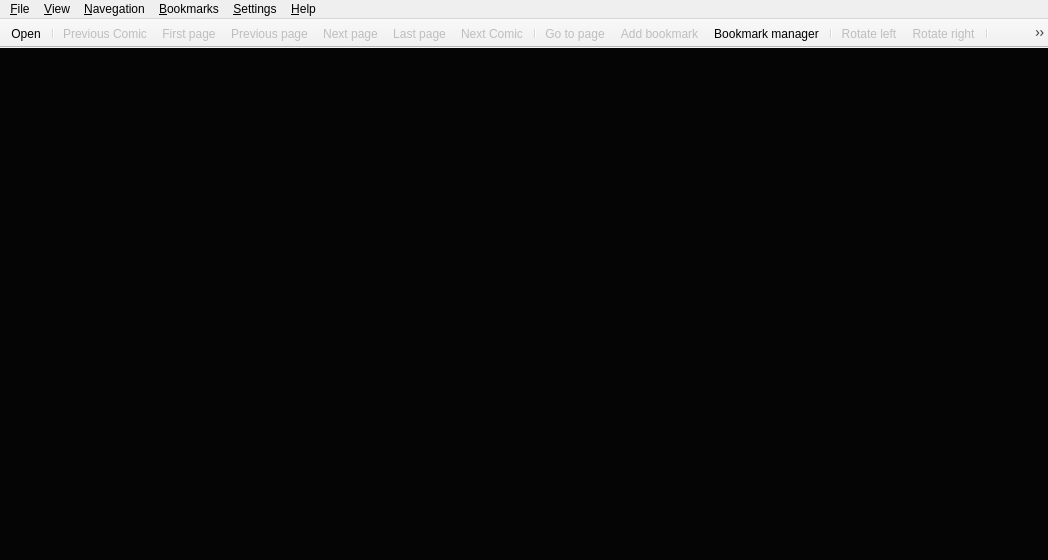
<?xml version="1.0" encoding="UTF-8"?>
<ui version="4.0">
 <author>Michell Stuttgart Faria</author>
 <class>MainWindowView</class>
 <widget class="QMainWindow" name="MainWindowView">
  <property name="geometry">
   <rect>
    <x>0</x>
    <y>0</y>
    <width>1048</width>
    <height>560</height>
   </rect>
  </property>
  <property name="sizePolicy">
   <sizepolicy hsizetype="Expanding" vsizetype="Expanding">
    <horstretch>0</horstretch>
    <verstretch>0</verstretch>
   </sizepolicy>
  </property>
  <property name="baseSize">
   <size>
    <width>0</width>
    <height>3</height>
   </size>
  </property>
  <property name="focusPolicy">
   <enum>Qt::WheelFocus</enum>
  </property>
  <property name="windowTitle">
   <string>Pynocchio Comic Reader</string>
  </property>
  <property name="windowIcon">
   <iconset resource="../../rsc/main_window_view.qrc">
    <normaloff>:/icons/pynocchio_icon_2.png</normaloff>:/icons/pynocchio_icon_2.png</iconset>
  </property>
  <property name="accessibleName">
   <string>Pynocchio Comic Reader</string>
  </property>
  <property name="accessibleDescription">
   <string>The Best Comic Reader</string>
  </property>
  <property name="iconSize">
   <size>
    <width>22</width>
    <height>22</height>
   </size>
  </property>
  <property name="toolButtonStyle">
   <enum>Qt::ToolButtonIconOnly</enum>
  </property>
  <property name="animated">
   <bool>false</bool>
  </property>
  <property name="documentMode">
   <bool>false</bool>
  </property>
  <property name="tabShape">
   <enum>QTabWidget::Rounded</enum>
  </property>
  <property name="dockNestingEnabled">
   <bool>false</bool>
  </property>
  <property name="unifiedTitleAndToolBarOnMac">
   <bool>true</bool>
  </property>
  <widget class="QWidget" name="central_widget">
   <property name="sizePolicy">
    <sizepolicy hsizetype="Preferred" vsizetype="Preferred">
     <horstretch>0</horstretch>
     <verstretch>0</verstretch>
    </sizepolicy>
   </property>
   <property name="autoFillBackground">
    <bool>false</bool>
   </property>
   <layout class="QHBoxLayout" name="horizontalLayout">
    <property name="margin">
     <number>0</number>
    </property>
    <item>
     <widget class="QScrollAreaViewer" name="qscroll_area_viewer">
      <property name="sizePolicy">
       <sizepolicy hsizetype="Expanding" vsizetype="Expanding">
        <horstretch>0</horstretch>
        <verstretch>0</verstretch>
       </sizepolicy>
      </property>
      <property name="focusPolicy">
       <enum>Qt::ClickFocus</enum>
      </property>
      <property name="layoutDirection">
       <enum>Qt::LeftToRight</enum>
      </property>
      <property name="autoFillBackground">
       <bool>false</bool>
      </property>
      <property name="styleSheet">
       <string notr="true">background-color: rgb(5, 5, 5);</string>
      </property>
      <property name="frameShape">
       <enum>QFrame::HLine</enum>
      </property>
      <property name="frameShadow">
       <enum>QFrame::Plain</enum>
      </property>
      <property name="lineWidth">
       <number>0</number>
      </property>
      <property name="verticalScrollBarPolicy">
       <enum>Qt::ScrollBarAlwaysOff</enum>
      </property>
      <property name="horizontalScrollBarPolicy">
       <enum>Qt::ScrollBarAlwaysOff</enum>
      </property>
      <property name="widgetResizable">
       <bool>true</bool>
      </property>
      <property name="alignment">
       <set>Qt::AlignCenter</set>
      </property>
      <widget class="QWidget" name="scroll_area_widget_contents">
       <property name="geometry">
        <rect>
         <x>0</x>
         <y>0</y>
         <width>1048</width>
         <height>507</height>
        </rect>
       </property>
       <layout class="QHBoxLayout" name="horizontalLayout_2">
        <property name="spacing">
         <number>0</number>
        </property>
        <property name="sizeConstraint">
         <enum>QLayout::SetMaximumSize</enum>
        </property>
        <property name="margin">
         <number>0</number>
        </property>
        <item>
         <widget class="QLabel" name="label">
          <property name="sizePolicy">
           <sizepolicy hsizetype="Preferred" vsizetype="Preferred">
            <horstretch>20</horstretch>
            <verstretch>20</verstretch>
           </sizepolicy>
          </property>
          <property name="mouseTracking">
           <bool>false</bool>
          </property>
          <property name="focusPolicy">
           <enum>Qt::ClickFocus</enum>
          </property>
          <property name="layoutDirection">
           <enum>Qt::LeftToRight</enum>
          </property>
          <property name="autoFillBackground">
           <bool>false</bool>
          </property>
          <property name="frameShape">
           <enum>QFrame::NoFrame</enum>
          </property>
          <property name="frameShadow">
           <enum>QFrame::Plain</enum>
          </property>
          <property name="lineWidth">
           <number>0</number>
          </property>
          <property name="midLineWidth">
           <number>0</number>
          </property>
          <property name="text">
           <string/>
          </property>
          <property name="textFormat">
           <enum>Qt::PlainText</enum>
          </property>
          <property name="pixmap">
           <pixmap resource="../../rsc/main_window_view.qrc">:/icons/pynocchio_icon_2.png</pixmap>
          </property>
          <property name="scaledContents">
           <bool>false</bool>
          </property>
          <property name="alignment">
           <set>Qt::AlignCenter</set>
          </property>
          <property name="margin">
           <number>0</number>
          </property>
          <property name="textInteractionFlags">
           <set>Qt::NoTextInteraction</set>
          </property>
         </widget>
        </item>
       </layout>
      </widget>
     </widget>
    </item>
   </layout>
  </widget>
  <widget class="QMenuBar" name="menubar">
   <property name="geometry">
    <rect>
     <x>0</x>
     <y>0</y>
     <width>1048</width>
     <height>23</height>
    </rect>
   </property>
   <property name="sizePolicy">
    <sizepolicy hsizetype="Fixed" vsizetype="Fixed">
     <horstretch>0</horstretch>
     <verstretch>0</verstretch>
    </sizepolicy>
   </property>
   <property name="acceptDrops">
    <bool>false</bool>
   </property>
   <property name="autoFillBackground">
    <bool>false</bool>
   </property>
   <property name="defaultUp">
    <bool>false</bool>
   </property>
   <widget class="QMenu" name="menu_file">
    <property name="title">
     <string>&amp;File</string>
    </property>
    <widget class="QMenu" name="menu_recent_files">
     <property name="title">
      <string>&amp;Recent files</string>
     </property>
     <property name="icon">
      <iconset resource="../../rsc/main_window_view.qrc">
       <normaloff>:/icons/elementary3-icon-theme/actions/48/document-open-recent.svg</normaloff>:/icons/elementary3-icon-theme/actions/48/document-open-recent.svg</iconset>
     </property>
     <addaction name="action_recent_file_1"/>
     <addaction name="action_recent_file_2"/>
     <addaction name="action_recent_file_3"/>
     <addaction name="action_recent_file_4"/>
     <addaction name="action_recent_file_5"/>
    </widget>
    <addaction name="action_open"/>
    <addaction name="action_open_folder"/>
    <addaction name="action_open_online"/>
    <addaction name="action_save_image"/>
    <addaction name="menu_recent_files"/>
    <addaction name="separator"/>
    <addaction name="action_exit"/>
   </widget>
   <widget class="QMenu" name="menu_view">
    <property name="title">
     <string>&amp;View</string>
    </property>
    <addaction name="action_fullscreen"/>
    <addaction name="separator"/>
    <addaction name="action_original_fit"/>
    <addaction name="action_vertical_fit"/>
    <addaction name="action_horizontal_fit"/>
    <addaction name="action_best_fit"/>
    <addaction name="separator"/>
    <addaction name="action_rotate_left"/>
    <addaction name="action_rotate_right"/>
   </widget>
   <widget class="QMenu" name="menu_navegation">
    <property name="acceptDrops">
     <bool>false</bool>
    </property>
    <property name="tearOffEnabled">
     <bool>false</bool>
    </property>
    <property name="title">
     <string>&amp;Navegation</string>
    </property>
    <addaction name="action_next_page"/>
    <addaction name="action_previous_page"/>
    <addaction name="separator"/>
    <addaction name="action_first_page"/>
    <addaction name="action_last_page"/>
    <addaction name="separator"/>
    <addaction name="action_go_to_page"/>
    <addaction name="separator"/>
    <addaction name="action_next_comic"/>
    <addaction name="action_previous_comic"/>
   </widget>
   <widget class="QMenu" name="menu_Help">
    <property name="title">
     <string>&amp;Help</string>
    </property>
    <addaction name="action_about"/>
    <addaction name="action_about_qt"/>
   </widget>
   <widget class="QMenu" name="menu_Settings">
    <property name="title">
     <string>&amp;Settings</string>
    </property>
    <addaction name="action_show_toolbar"/>
    <addaction name="action_show_statusbar"/>
    <addaction name="separator"/>
    <addaction name="action_preference_dialog"/>
   </widget>
   <widget class="QMenu" name="menu_bookmarks">
    <property name="tearOffEnabled">
     <bool>false</bool>
    </property>
    <property name="title">
     <string>&amp;Bookmarks</string>
    </property>
    <property name="separatorsCollapsible">
     <bool>true</bool>
    </property>
    <widget class="QMenu" name="menu_recent_bookmarks">
     <property name="title">
      <string>&amp;Recente bookmarks</string>
     </property>
     <property name="icon">
      <iconset resource="../../rsc/main_window_view.qrc">
       <normaloff>:/icons/elementary3-icon-theme/actions/48/document-open-recent.svg</normaloff>:/icons/elementary3-icon-theme/actions/48/document-open-recent.svg</iconset>
     </property>
     <addaction name="action_bookmark_1"/>
     <addaction name="action_bookmark_2"/>
     <addaction name="action_bookmark_3"/>
     <addaction name="action_bookmark_4"/>
     <addaction name="action_bookmark_5"/>
    </widget>
    <addaction name="action_add_bookmark"/>
    <addaction name="action_remove_bookmark"/>
    <addaction name="separator"/>
    <addaction name="action_bookmark_manager"/>
    <addaction name="menu_recent_bookmarks"/>
   </widget>
   <addaction name="menu_file"/>
   <addaction name="menu_view"/>
   <addaction name="menu_navegation"/>
   <addaction name="menu_bookmarks"/>
   <addaction name="menu_Settings"/>
   <addaction name="menu_Help"/>
  </widget>
  <widget class="QToolBar" name="toolbar">
   <property name="enabled">
    <bool>true</bool>
   </property>
   <property name="sizePolicy">
    <sizepolicy hsizetype="Maximum" vsizetype="Maximum">
     <horstretch>0</horstretch>
     <verstretch>0</verstretch>
    </sizepolicy>
   </property>
   <property name="focusPolicy">
    <enum>Qt::ClickFocus</enum>
   </property>
   <property name="acceptDrops">
    <bool>true</bool>
   </property>
   <property name="windowTitle">
    <string>toolBar</string>
   </property>
   <property name="autoFillBackground">
    <bool>true</bool>
   </property>
   <property name="movable">
    <bool>false</bool>
   </property>
   <property name="toolButtonStyle">
    <enum>Qt::ToolButtonIconOnly</enum>
   </property>
   <property name="floatable">
    <bool>false</bool>
   </property>
   <attribute name="toolBarArea">
    <enum>TopToolBarArea</enum>
   </attribute>
   <attribute name="toolBarBreak">
    <bool>false</bool>
   </attribute>
   <addaction name="action_open"/>
   <addaction name="separator"/>
   <addaction name="action_previous_comic"/>
   <addaction name="action_first_page"/>
   <addaction name="action_previous_page"/>
   <addaction name="action_next_page"/>
   <addaction name="action_last_page"/>
   <addaction name="action_next_comic"/>
   <addaction name="separator"/>
   <addaction name="action_go_to_page"/>
   <addaction name="action_add_bookmark"/>
   <addaction name="action_bookmark_manager"/>
   <addaction name="separator"/>
   <addaction name="action_rotate_left"/>
   <addaction name="action_rotate_right"/>
   <addaction name="separator"/>
   <addaction name="action_original_fit"/>
   <addaction name="action_vertical_fit"/>
   <addaction name="action_horizontal_fit"/>
   <addaction name="action_best_fit"/>
   <addaction name="action_fullscreen"/>
   <addaction name="separator"/>
   <addaction name="action_exit"/>
  </widget>
  <action name="action_open">
   <property name="icon">
    <iconset resource="../../rsc/main_window_view.qrc">
     <normaloff>:/icons/elementary3-icon-theme/actions/64/address-book-new.svg</normaloff>:/icons/elementary3-icon-theme/actions/64/address-book-new.svg</iconset>
   </property>
   <property name="text">
    <string>&amp;Open</string>
   </property>
   <property name="shortcut">
    <string>Ctrl+O</string>
   </property>
   <property name="menuRole">
    <enum>QAction::TextHeuristicRole</enum>
   </property>
   <property name="iconVisibleInMenu">
    <bool>true</bool>
   </property>
  </action>
  <action name="action_about">
   <property name="icon">
    <iconset resource="../../rsc/main_window_view.qrc">
     <normaloff>:/icons/elementary3-icon-theme/actions/64/help-info.svg</normaloff>:/icons/elementary3-icon-theme/actions/64/help-info.svg</iconset>
   </property>
   <property name="text">
    <string>&amp;About Pynocchio</string>
   </property>
  </action>
  <action name="action_about_qt">
   <property name="text">
    <string>&amp;About Qt</string>
   </property>
  </action>
  <action name="action_exit">
   <property name="icon">
    <iconset resource="../../rsc/main_window_view.qrc">
     <normaloff>:/icons/elementary3-icon-theme/actions/48/application-exit.svg</normaloff>:/icons/elementary3-icon-theme/actions/48/application-exit.svg</iconset>
   </property>
   <property name="text">
    <string>&amp;Exit</string>
   </property>
   <property name="shortcut">
    <string>Ctrl+Q</string>
   </property>
  </action>
  <action name="action_next_page">
   <property name="enabled">
    <bool>false</bool>
   </property>
   <property name="icon">
    <iconset resource="../../rsc/main_window_view.qrc">
     <normaloff>:/icons/elementary3-icon-theme/actions/48/go-next.svg</normaloff>:/icons/elementary3-icon-theme/actions/48/go-next.svg</iconset>
   </property>
   <property name="text">
    <string>&amp;Next page</string>
   </property>
   <property name="shortcut">
    <string>Right</string>
   </property>
   <property name="shortcutContext">
    <enum>Qt::WindowShortcut</enum>
   </property>
   <property name="visible">
    <bool>true</bool>
   </property>
   <property name="priority">
    <enum>QAction::HighPriority</enum>
   </property>
  </action>
  <action name="action_previous_page">
   <property name="enabled">
    <bool>false</bool>
   </property>
   <property name="icon">
    <iconset resource="../../rsc/main_window_view.qrc">
     <normaloff>:/icons/elementary3-icon-theme/actions/48/go-previous.svg</normaloff>:/icons/elementary3-icon-theme/actions/48/go-previous.svg</iconset>
   </property>
   <property name="text">
    <string>&amp;Previous page</string>
   </property>
   <property name="shortcut">
    <string>Left</string>
   </property>
   <property name="shortcutContext">
    <enum>Qt::WindowShortcut</enum>
   </property>
   <property name="visible">
    <bool>true</bool>
   </property>
  </action>
  <action name="action_first_page">
   <property name="enabled">
    <bool>false</bool>
   </property>
   <property name="icon">
    <iconset resource="../../rsc/main_window_view.qrc">
     <normaloff>:/icons/elementary3-icon-theme/actions/48/go-first.svg</normaloff>:/icons/elementary3-icon-theme/actions/48/go-first.svg</iconset>
   </property>
   <property name="text">
    <string>&amp;First page</string>
   </property>
   <property name="shortcut">
    <string>Ctrl+Left</string>
   </property>
   <property name="shortcutContext">
    <enum>Qt::WindowShortcut</enum>
   </property>
  </action>
  <action name="action_last_page">
   <property name="enabled">
    <bool>false</bool>
   </property>
   <property name="icon">
    <iconset resource="../../rsc/main_window_view.qrc">
     <normaloff>:/icons/elementary3-icon-theme/actions/48/go-last.svg</normaloff>:/icons/elementary3-icon-theme/actions/48/go-last.svg</iconset>
   </property>
   <property name="text">
    <string>&amp;Last page</string>
   </property>
   <property name="shortcut">
    <string>Ctrl+Right</string>
   </property>
   <property name="shortcutContext">
    <enum>Qt::WindowShortcut</enum>
   </property>
  </action>
  <action name="action_rotate_left">
   <property name="checkable">
    <bool>false</bool>
   </property>
   <property name="enabled">
    <bool>false</bool>
   </property>
   <property name="icon">
    <iconset resource="../../rsc/main_window_view.qrc">
     <normaloff>:/icons/elementary3-icon-theme/actions/48/object-rotate-left.svg</normaloff>:/icons/elementary3-icon-theme/actions/48/object-rotate-left.svg</iconset>
   </property>
   <property name="text">
    <string>&amp;Rotate left</string>
   </property>
   <property name="shortcut">
    <string>Ctrl+Shift+R</string>
   </property>
   <property name="shortcutContext">
    <enum>Qt::WidgetShortcut</enum>
   </property>
  </action>
  <action name="action_rotate_right">
   <property name="enabled">
    <bool>false</bool>
   </property>
   <property name="icon">
    <iconset resource="../../rsc/main_window_view.qrc">
     <normaloff>:/icons/elementary3-icon-theme/actions/48/object-rotate-right.svg</normaloff>:/icons/elementary3-icon-theme/actions/48/object-rotate-right.svg</iconset>
   </property>
   <property name="text">
    <string>&amp;Rotate right</string>
   </property>
   <property name="shortcut">
    <string>Ctrl+R</string>
   </property>
   <property name="shortcutContext">
    <enum>Qt::WidgetShortcut</enum>
   </property>
  </action>
  <action name="action_horizontal_fit">
   <property name="checkable">
    <bool>true</bool>
   </property>
   <property name="checked">
    <bool>false</bool>
   </property>
   <property name="enabled">
    <bool>false</bool>
   </property>
   <property name="icon">
    <iconset resource="../../rsc/main_window_view.qrc">
     <normaloff>:/icons/freeiconmaker-icons/horizontal-fit.svg</normaloff>:/icons/freeiconmaker-icons/horizontal-fit.svg</iconset>
   </property>
   <property name="text">
    <string>&amp;Horizontal fit</string>
   </property>
   <property name="shortcut">
    <string>Ctrl+K</string>
   </property>
   <property name="visible">
    <bool>true</bool>
   </property>
  </action>
  <action name="action_fullscreen">
   <property name="checkable">
    <bool>false</bool>
   </property>
   <property name="enabled">
    <bool>false</bool>
   </property>
   <property name="icon">
    <iconset resource="../../rsc/main_window_view.qrc">
     <normaloff>:/icons/freeiconmaker-icons/fullscreen.svg</normaloff>:/icons/freeiconmaker-icons/fullscreen.svg</iconset>
   </property>
   <property name="text">
    <string>&amp;Fullscreen</string>
   </property>
   <property name="shortcut">
    <string>F</string>
   </property>
   <property name="shortcutContext">
    <enum>Qt::WidgetShortcut</enum>
   </property>
  </action>
  <action name="action_go_to_page">
   <property name="enabled">
    <bool>false</bool>
   </property>
   <property name="icon">
    <iconset resource="../../rsc/main_window_view.qrc">
     <normaloff>:/icons/elementary3-icon-theme/actions/48/search.svg</normaloff>:/icons/elementary3-icon-theme/actions/48/search.svg</iconset>
   </property>
   <property name="text">
    <string>&amp;Go to page...</string>
   </property>
   <property name="shortcut">
    <string>Ctrl+G</string>
   </property>
  </action>
  <action name="action_original_fit">
   <property name="checkable">
    <bool>true</bool>
   </property>
   <property name="checked">
    <bool>true</bool>
   </property>
   <property name="enabled">
    <bool>false</bool>
   </property>
   <property name="icon">
    <iconset resource="../../rsc/main_window_view.qrc">
     <normaloff>:/icons/freeiconmaker-icons/original-fit.svg</normaloff>:/icons/freeiconmaker-icons/original-fit.svg</iconset>
   </property>
   <property name="text">
    <string>&amp;Original fit</string>
   </property>
   <property name="shortcut">
    <string>Ctrl+H</string>
   </property>
   <property name="shortcutContext">
    <enum>Qt::ApplicationShortcut</enum>
   </property>
   <property name="visible">
    <bool>true</bool>
   </property>
  </action>
  <action name="action_show_toolbar">
   <property name="checkable">
    <bool>true</bool>
   </property>
   <property name="checked">
    <bool>true</bool>
   </property>
   <property name="text">
    <string>&amp;Show Toolbar</string>
   </property>
  </action>
  <action name="action_show_statusbar">
   <property name="checkable">
    <bool>true</bool>
   </property>
   <property name="checked">
    <bool>true</bool>
   </property>
   <property name="text">
    <string>S&amp;how Statusbar</string>
   </property>
  </action>
  <action name="action_add_bookmark">
   <property name="enabled">
    <bool>false</bool>
   </property>
   <property name="icon">
    <iconset resource="../../rsc/main_window_view.qrc">
     <normaloff>:/icons/elementary3-icon-theme/actions/64/bookmark_add.svg</normaloff>:/icons/elementary3-icon-theme/actions/64/bookmark_add.svg</iconset>
   </property>
   <property name="text">
    <string>&amp;Add bookmark</string>
   </property>
   <property name="visible">
    <bool>true</bool>
   </property>
  </action>
  <action name="action_remove_bookmark">
   <property name="enabled">
    <bool>false</bool>
   </property>
   <property name="icon">
    <iconset resource="../../rsc/main_window_view.qrc">
     <normaloff>:/icons/elementary3-icon-theme/actions/64/stock_delete.svg</normaloff>:/icons/elementary3-icon-theme/actions/64/stock_delete.svg</iconset>
   </property>
   <property name="text">
    <string>&amp;Remove bookmark</string>
   </property>
  </action>
  <action name="action_bookmark_manager">
   <property name="enabled">
    <bool>true</bool>
   </property>
   <property name="icon">
    <iconset resource="../../rsc/main_window_view.qrc">
     <normaloff>:/icons/elementary3-icon-theme/apps/64/office-database.svg</normaloff>:/icons/elementary3-icon-theme/apps/64/office-database.svg</iconset>
   </property>
   <property name="text">
    <string>Bookmark &amp;manager</string>
   </property>
  </action>
  <action name="action_open_folder">
   <property name="text">
    <string>Open &amp;Folder</string>
   </property>
   <property name="visible">
    <bool>false</bool>
   </property>
   <property name="menuRole">
    <enum>QAction::TextHeuristicRole</enum>
   </property>
   <property name="iconVisibleInMenu">
    <bool>true</bool>
   </property>
  </action>
  <action name="action_next_comic">
   <property name="enabled">
    <bool>false</bool>
   </property>
   <property name="icon">
    <iconset resource="../../rsc/main_window_view.qrc">
     <normaloff>:/icons/elementary3-icon-theme/actions/48/media-skip-forward.svg</normaloff>:/icons/elementary3-icon-theme/actions/48/media-skip-forward.svg</iconset>
   </property>
   <property name="text">
    <string>Next Comic</string>
   </property>
   <property name="shortcut">
    <string>Ctrl+Shift+Right</string>
   </property>
   <property name="shortcutContext">
    <enum>Qt::WindowShortcut</enum>
   </property>
  </action>
  <action name="action_previous_comic">
   <property name="enabled">
    <bool>false</bool>
   </property>
   <property name="icon">
    <iconset resource="../../rsc/main_window_view.qrc">
     <normaloff>:/icons/elementary3-icon-theme/actions/48/media-skip-backward.svg</normaloff>:/icons/elementary3-icon-theme/actions/48/media-skip-backward.svg</iconset>
   </property>
   <property name="text">
    <string>Previous Comic</string>
   </property>
   <property name="shortcut">
    <string>Ctrl+Shift+Left</string>
   </property>
   <property name="shortcutContext">
    <enum>Qt::WindowShortcut</enum>
   </property>
  </action>
  <action name="action_preference_dialog">
   <property name="icon">
    <iconset resource="../../rsc/main_window_view.qrc">
     <normaloff>:/icons/elementary3-icon-theme/actions/48/document-properties.svg</normaloff>:/icons/elementary3-icon-theme/actions/48/document-properties.svg</iconset>
   </property>
   <property name="text">
    <string>Preferences</string>
   </property>
  </action>
  <action name="action_vertical_fit">
   <property name="checkable">
    <bool>true</bool>
   </property>
   <property name="checked">
    <bool>false</bool>
   </property>
   <property name="enabled">
    <bool>false</bool>
   </property>
   <property name="icon">
    <iconset resource="../../rsc/main_window_view.qrc">
     <normaloff>:/icons/freeiconmaker-icons/vertical-fit.svg</normaloff>:/icons/freeiconmaker-icons/vertical-fit.svg</iconset>
   </property>
   <property name="text">
    <string>&amp;Vertical fit</string>
   </property>
   <property name="shortcut">
    <string>Ctrl+J</string>
   </property>
   <property name="autoRepeat">
    <bool>true</bool>
   </property>
   <property name="visible">
    <bool>true</bool>
   </property>
  </action>
  <action name="action_best_fit">
   <property name="checkable">
    <bool>true</bool>
   </property>
   <property name="checked">
    <bool>false</bool>
   </property>
   <property name="enabled">
    <bool>false</bool>
   </property>
   <property name="icon">
    <iconset resource="../../rsc/main_window_view.qrc">
     <normaloff>:/icons/freeiconmaker-icons/best-fit.svg</normaloff>:/icons/freeiconmaker-icons/best-fit.svg</iconset>
   </property>
   <property name="text">
    <string>&amp;Best fit</string>
   </property>
   <property name="shortcut">
    <string>Ctrl+L</string>
   </property>
   <property name="visible">
    <bool>true</bool>
   </property>
  </action>
  <action name="action_save_image">
   <property name="enabled">
    <bool>false</bool>
   </property>
   <property name="icon">
    <iconset resource="../../rsc/main_window_view.qrc">
     <normaloff>:/icons/elementary3-icon-theme/actions/64/go-down.svg</normaloff>:/icons/elementary3-icon-theme/actions/64/go-down.svg</iconset>
   </property>
   <property name="text">
    <string>&amp;Save image</string>
   </property>
   <property name="whatsThis">
    <string>Save current image in disk.</string>
   </property>
   <property name="shortcut">
    <string>Ctrl+S</string>
   </property>
  </action>
  <action name="action_bookmark_1">
   <property name="icon">
    <iconset resource="../../rsc/main_window_view.qrc">
     <normaloff>:/icons/elementary3-icon-theme/actions/48/dialog-apply.svg</normaloff>:/icons/elementary3-icon-theme/actions/48/dialog-apply.svg</iconset>
   </property>
   <property name="text">
    <string notr="true">bookmark_1</string>
   </property>
   <property name="iconText">
    <string>bookmark</string>
   </property>
   <property name="toolTip">
    <string>bookmark</string>
   </property>
   <property name="visible">
    <bool>false</bool>
   </property>
  </action>
  <action name="action_bookmark_2">
   <property name="icon">
    <iconset resource="../../rsc/main_window_view.qrc">
     <normaloff>:/icons/elementary3-icon-theme/actions/48/dialog-apply.svg</normaloff>:/icons/elementary3-icon-theme/actions/48/dialog-apply.svg</iconset>
   </property>
   <property name="text">
    <string>bookmark_2</string>
   </property>
   <property name="visible">
    <bool>false</bool>
   </property>
  </action>
  <action name="action_bookmark_3">
   <property name="icon">
    <iconset resource="../../rsc/main_window_view.qrc">
     <normaloff>:/icons/elementary3-icon-theme/actions/48/dialog-apply.svg</normaloff>:/icons/elementary3-icon-theme/actions/48/dialog-apply.svg</iconset>
   </property>
   <property name="text">
    <string>bookmark_3</string>
   </property>
   <property name="visible">
    <bool>false</bool>
   </property>
  </action>
  <action name="action_bookmark_4">
   <property name="icon">
    <iconset resource="../../rsc/main_window_view.qrc">
     <normaloff>:/icons/elementary3-icon-theme/actions/48/dialog-apply.svg</normaloff>:/icons/elementary3-icon-theme/actions/48/dialog-apply.svg</iconset>
   </property>
   <property name="text">
    <string>bookmark_4</string>
   </property>
   <property name="visible">
    <bool>false</bool>
   </property>
  </action>
  <action name="action_bookmark_5">
   <property name="icon">
    <iconset resource="../../rsc/main_window_view.qrc">
     <normaloff>:/icons/elementary3-icon-theme/actions/48/dialog-apply.svg</normaloff>:/icons/elementary3-icon-theme/actions/48/dialog-apply.svg</iconset>
   </property>
   <property name="text">
    <string>bookmark_5</string>
   </property>
   <property name="visible">
    <bool>false</bool>
   </property>
  </action>
  <action name="actionTete">
   <property name="text">
    <string>tete</string>
   </property>
  </action>
  <action name="action_recent_file_1">
   <property name="icon">
    <iconset resource="../../rsc/main_window_view.qrc">
     <normaloff>:/icons/elementary3-icon-theme/actions/48/dialog-apply.svg</normaloff>:/icons/elementary3-icon-theme/actions/48/dialog-apply.svg</iconset>
   </property>
   <property name="text">
    <string>recent_file_1</string>
   </property>
   <property name="visible">
    <bool>false</bool>
   </property>
  </action>
  <action name="action_recent_file_2">
   <property name="icon">
    <iconset resource="../../rsc/main_window_view.qrc">
     <normaloff>:/icons/elementary3-icon-theme/actions/48/dialog-apply.svg</normaloff>:/icons/elementary3-icon-theme/actions/48/dialog-apply.svg</iconset>
   </property>
   <property name="text">
    <string>recent_file_2</string>
   </property>
   <property name="visible">
    <bool>false</bool>
   </property>
  </action>
  <action name="action_recent_file_3">
   <property name="icon">
    <iconset resource="../../rsc/main_window_view.qrc">
     <normaloff>:/icons/elementary3-icon-theme/actions/48/dialog-apply.svg</normaloff>:/icons/elementary3-icon-theme/actions/48/dialog-apply.svg</iconset>
   </property>
   <property name="text">
    <string>recent_file_3</string>
   </property>
   <property name="visible">
    <bool>false</bool>
   </property>
  </action>
  <action name="action_recent_file_4">
   <property name="icon">
    <iconset resource="../../rsc/main_window_view.qrc">
     <normaloff>:/icons/elementary3-icon-theme/actions/48/dialog-apply.svg</normaloff>:/icons/elementary3-icon-theme/actions/48/dialog-apply.svg</iconset>
   </property>
   <property name="text">
    <string>recent_file_4</string>
   </property>
   <property name="visible">
    <bool>false</bool>
   </property>
  </action>
  <action name="action_recent_file_5">
   <property name="icon">
    <iconset resource="../../rsc/main_window_view.qrc">
     <normaloff>:/icons/elementary3-icon-theme/actions/48/dialog-apply.svg</normaloff>:/icons/elementary3-icon-theme/actions/48/dialog-apply.svg</iconset>
   </property>
   <property name="text">
    <string>recent_file_5</string>
   </property>
   <property name="visible">
    <bool>false</bool>
   </property>
  </action>
  <action name="action_open_online">
   <property name="icon">
    <iconset resource="../../rsc/main_window_view.qrc">
     <normaloff>:/icons/elementary3-icon-theme/categories/48/applications-internet.svg</normaloff>:/icons/elementary3-icon-theme/categories/48/applications-internet.svg</iconset>
   </property>
   <property name="text">
    <string>Open Online</string>
   </property>
   <property name="shortcut">
    <string>Ctrl+Shift+O</string>
   </property>
   <property name="visible">
    <bool>false</bool>
   </property>
  </action>
 </widget>
 <customwidgets>
  <customwidget>
   <class>QScrollAreaViewer</class>
   <extends>QScrollArea</extends>
   <header location="global">lib/qscroll_area_viewer.h</header>
   <container>1</container>
  </customwidget>
 </customwidgets>
 <resources>
  <include location="../../rsc/main_window_view.qrc"/>
  <include location="../../rsc/main_window_view.qrc"/>
 </resources>
 <connections/>
 <designerdata>
  <property name="gridDeltaX">
   <number>10</number>
  </property>
  <property name="gridDeltaY">
   <number>10</number>
  </property>
  <property name="gridSnapX">
   <bool>true</bool>
  </property>
  <property name="gridSnapY">
   <bool>true</bool>
  </property>
  <property name="gridVisible">
   <bool>true</bool>
  </property>
 </designerdata>
</ui>
